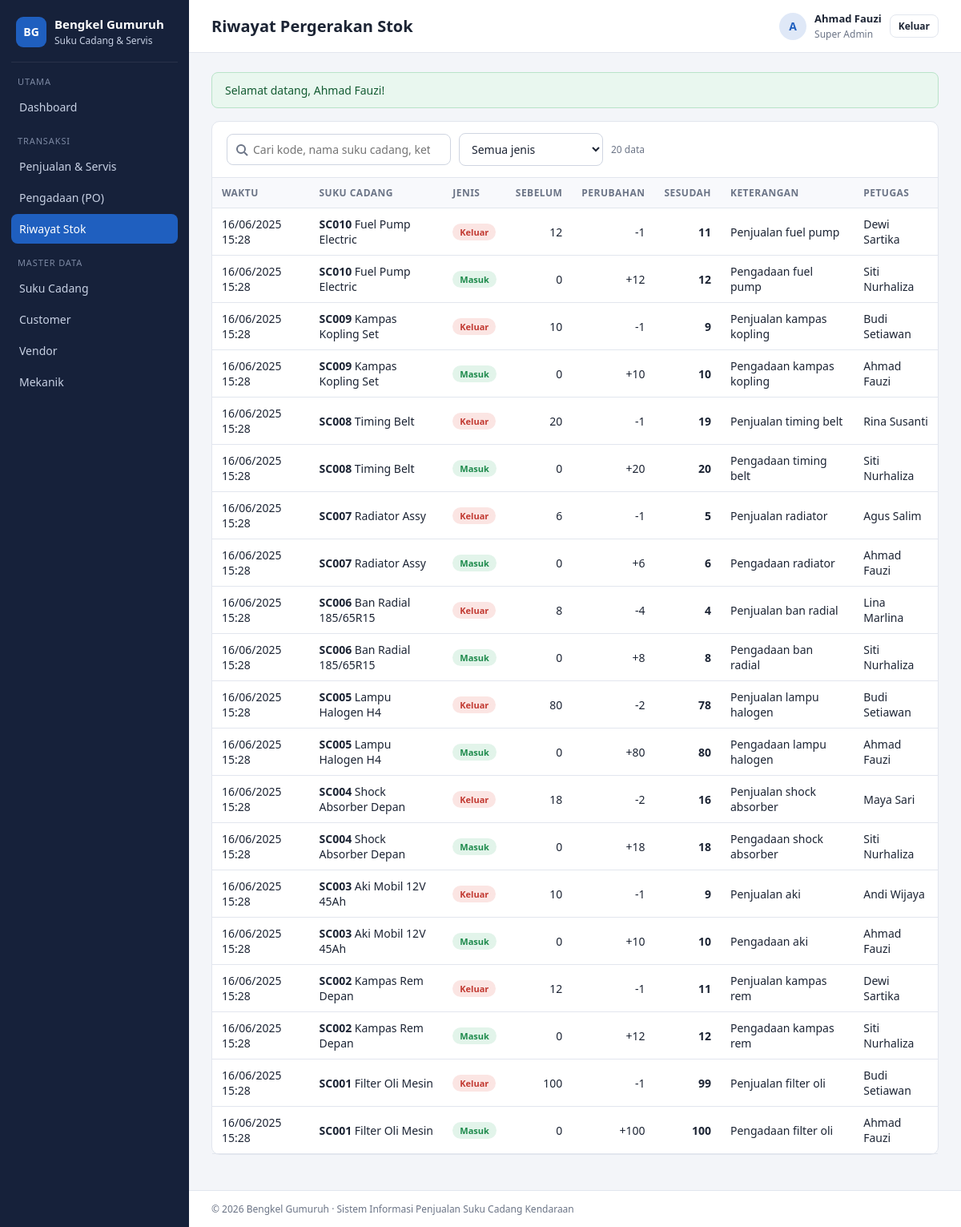
The app's page /stok.php (signed in) with its own data.
### tables this page shows
CREATE TABLE `stok_movement`  (
  `id_movement` int NOT NULL AUTO_INCREMENT,
  `id_suku_cadang` int NULL DEFAULT NULL,
  `jenis_movement` enum('masuk','keluar','adjustment','retur') NULL DEFAULT NULL,
  `qty_before` int NOT NULL,
  `qty_change` int NOT NULL,
  `qty_after` int NOT NULL,
  `referensi_type` enum('pengadaan','penjualan','adjustment','retur') NULL DEFAULT NULL,
  `referensi_id` int NULL DEFAULT NULL COMMENT 'ID dari tabel referensi_type',
  `keterangan` text NULL,
  `created_at` timestamp NULL DEFAULT CURRENT_TIMESTAMP,
  `created_by` int NULL DEFAULT NULL,
  `updated_at` timestamp NULL DEFAULT CURRENT_TIMESTAMP ON UPDATE CURRENT_TIMESTAMP,
  `updated_by` int NULL DEFAULT NULL,
  `id_pengguna` int NULL DEFAULT NULL,
  PRIMARY KEY (`id_movement`) USING BTREE,
  INDEX `id_suku_cadang`(`id_suku_cadang` ASC) USING BTREE,
  INDEX `id_pengguna`(`id_pengguna` ASC) USING BTREE,
  INDEX `created_by`(`created_by` ASC) USING BTREE,
  INDEX `updated_by`(`updated_by` ASC) USING BTREE,
  INDEX `idx_stok_movement_tanggal`(`created_at` ASC) USING BTREE,
  CONSTRAINT `stok_movement_ibfk_1` FOREIGN KEY (`id_suku_cadang`) REFERENCES `suku_cadang` (`id_suku_cadang`) ON DELETE RESTRICT ON UPDATE RESTRICT,
  CONSTRAINT `stok_movement_ibfk_2` FOREIGN KEY (`id_pengguna`) REFERENCES `pengguna` (`id`) ON DELETE RESTRICT ON UPDATE RESTRICT,
  CONSTRAINT `stok_movement_ibfk_3` FOREIGN KEY (`created_by`) REFERENCES `pengguna` (`id`) ON DELETE RESTRICT ON UPDATE RESTRICT,
  CONSTRAINT `stok_movement_ibfk_4` FOREIGN KEY (`updated_by`) REFERENCES `pengguna` (`id`) ON DELETE RESTRICT ON UPDATE RESTRICT
);

CREATE TABLE `suku_cadang`  (
  `id_suku_cadang` int NOT NULL AUTO_INCREMENT,
  `kode_suku_cadang` varchar(50) NOT NULL,
  `nama_suku_cadang` varchar(100) NOT NULL,
  `merk_kendaraan` varchar(50) NULL DEFAULT NULL COMMENT 'Toyota, Honda, Suzuki, dll',
  `model_kendaraan` varchar(50) NULL DEFAULT NULL COMMENT 'Avanza, Jazz, Ertiga, dll',
  `tahun_kendaraan` varchar(20) NULL DEFAULT NULL COMMENT '2015-2020',
  `kategori` varchar(50) NULL DEFAULT NULL COMMENT 'Mesin, Transmisi, AC, Rem, dll',
  `sub_kategori` varchar(50) NULL DEFAULT NULL COMMENT 'Filter oli, kampas rem, dll',
  `satuan` varchar(20) NULL DEFAULT NULL COMMENT 'pcs, set, liter, dll',
  `harga_beli` decimal(12, 2) NOT NULL,
  `harga_jual` decimal(12, 2) NOT NULL,
  `margin_keuntungan` decimal(5, 2) NULL DEFAULT NULL COMMENT 'Dalam persen',
  `stok_minimum` int NULL DEFAULT 5,
  `stok_maksimum` int NULL DEFAULT 100,
  `stok_saat_ini` int NULL DEFAULT 0,
  `lokasi_penyimpanan` varchar(50) NULL DEFAULT NULL,
  `berat` decimal(8, 2) NULL DEFAULT NULL COMMENT 'Dalam gram',
  `dimensi` varchar(50) NULL DEFAULT NULL COMMENT 'PxLxT dalam cm',
  `deskripsi` text NULL,
  `foto_suku_cadang` longtext NULL,
  `garansi_bulan` int NULL DEFAULT NULL,
  `status_produk` tinyint NULL DEFAULT 1 COMMENT '1=aktif, 0=nonaktif',
  `created_at` timestamp NULL DEFAULT CURRENT_TIMESTAMP,
  `created_by` int NULL DEFAULT NULL,
  `updated_at` timestamp NULL DEFAULT CURRENT_TIMESTAMP ON UPDATE CURRENT_TIMESTAMP,
  `updated_by` int NULL DEFAULT NULL,
  `id_vendor` int NULL DEFAULT NULL,
  PRIMARY KEY (`id_suku_cadang`) USING BTREE,
  UNIQUE INDEX `kode_suku_cadang`(`kode_suku_cadang` ASC) USING BTREE,
  INDEX `id_vendor`(`id_vendor` ASC) USING BTREE,
  INDEX `created_by`(`created_by` ASC) USING BTREE,
  INDEX `updated_by`(`updated_by` ASC) USING BTREE,
  INDEX `idx_suku_cadang_kode`(`kode_suku_cadang` ASC) USING BTREE,
  INDEX `idx_suku_cadang_nama`(`nama_suku_cadang` ASC) USING BTREE,
  CONSTRAINT `suku_cadang_ibfk_1` FOREIGN KEY (`id_vendor`) REFERENCES `vendor` (`id_vendor`) ON DELETE RESTRICT ON UPDATE RESTRICT,
  CONSTRAINT `suku_cadang_ibfk_2` FOREIGN KEY (`created_by`) REFERENCES `pengguna` (`id`) ON DELETE RESTRICT ON UPDATE RESTRICT,
  CONSTRAINT `suku_cadang_ibfk_3` FOREIGN KEY (`updated_by`) REFERENCES `pengguna` (`id`) ON DELETE RESTRICT ON UPDATE RESTRICT
);

CREATE TABLE `pengguna`  (
  `id` int NOT NULL AUTO_INCREMENT,
  `nama_pengguna` varchar(100) NOT NULL,
  `nik_pengguna` varchar(16) NOT NULL,
  `email_pengguna` varchar(50) NOT NULL,
  `password` varchar(255) NOT NULL,
  `jabatan` varchar(50) NOT NULL,
  `role` tinyint NULL DEFAULT NULL COMMENT '1=Super Admin, 2=Bendahara, 3=Kasir',
  `status` tinyint NULL DEFAULT 1 COMMENT '1=aktif, 0=nonaktif',
  `no_telepon` varchar(15) NULL DEFAULT NULL,
  `alamat` text NULL,
  `tanggal_lahir` date NULL DEFAULT NULL,
  `foto_profil` longtext NULL,
  `last_login` timestamp NULL DEFAULT NULL,
  `created_at` timestamp NULL DEFAULT CURRENT_TIMESTAMP,
  `created_by` int NULL DEFAULT NULL,
  `updated_at` timestamp NULL DEFAULT CURRENT_TIMESTAMP ON UPDATE CURRENT_TIMESTAMP,
  `updated_by` int NULL DEFAULT NULL,
  `id_bengkel` int NULL DEFAULT NULL,
  PRIMARY KEY (`id`) USING BTREE,
  UNIQUE INDEX `nik_pengguna`(`nik_pengguna` ASC) USING BTREE,
  UNIQUE INDEX `email_pengguna`(`email_pengguna` ASC) USING BTREE,
  INDEX `id_bengkel`(`id_bengkel` ASC) USING BTREE,
  INDEX `created_by`(`created_by` ASC) USING BTREE,
  INDEX `updated_by`(`updated_by` ASC) USING BTREE,
  INDEX `idx_pengguna_email`(`email_pengguna` ASC) USING BTREE,
  INDEX `idx_pengguna_nik`(`nik_pengguna` ASC) USING BTREE,
  CONSTRAINT `pengguna_ibfk_1` FOREIGN KEY (`id_bengkel`) REFERENCES `bengkel` (`id_bengkel`) ON DELETE RESTRICT ON UPDATE RESTRICT,
  CONSTRAINT `pengguna_ibfk_2` FOREIGN KEY (`created_by`) REFERENCES `pengguna` (`id`) ON DELETE RESTRICT ON UPDATE RESTRICT,
  CONSTRAINT `pengguna_ibfk_3` FOREIGN KEY (`updated_by`) REFERENCES `pengguna` (`id`) ON DELETE RESTRICT ON UPDATE RESTRICT
);

### includes/bootstrap.php (called while the page is built, shortened)
<?php
require_once BASE_PATH . '/includes/helpers.php';
require_once BASE_PATH . '/includes/ajax.php';
function db(): PDO
{
    static $pdo = null;
    if ($pdo === null) {
        $cfg = require BASE_PATH . '/config/database.php';
        $dsn = sprintf(
            'mysql:host=%s;port=%s;dbname=%s;charset=%s',
            $cfg['host'],
            $cfg['port'],
            $cfg['database'],
            $cfg['charset']
        );
        $pdo = new PDO($dsn, $cfg['username'], $cfg['password'], [
            PDO::ATTR_ERRMODE            => PDO::ERRMODE_EXCEPTION,
            PDO::ATTR_DEFAULT_FETCH_MODE => PDO::FETCH_ASSOC,
            PDO::ATTR_EMULATE_PREPARES   => false,
        ]);
    }
    return $pdo;
}

### stok.php (the view, shortened to what this page needs)
<?php
require __DIR__ . '/includes/bootstrap.php';
$q     = trim($_GET['q'] ?? '');
$sql = 'SELECT sm.*, s.kode_suku_cadang, s.nama_suku_cadang, p.nama_pengguna
          FROM stok_movement sm
          JOIN suku_cadang s ON s.id_suku_cadang = sm.id_suku_cadang
          LEFT JOIN pengguna p ON p.id = sm.id_pengguna
         WHERE 1 = 1';
$param = [];
$sql .= ' ORDER BY sm.created_at DESC, sm.id_movement DESC LIMIT 200';
$stmt = db()->prepare($sql);
$stmt->execute($param);
$data = $stmt->fetchAll();
$renderBaris = function (array $data): void {
    foreach ($data as $m): ?>
        <tr>
            <td><?= e(date('d/m/Y H:i', strtotime($m['created_at']))) ?></td>
            <td><strong><?= e($m['kode_suku_cadang']) ?></strong> <?= e($m['nama_suku_cadang']) ?></td>
            <td><?= badge((string) $m['jenis_movement']) ?></td>
            <td class="num"><?= (int) $m['qty_before'] ?></td>
            <td class="num"><?= $m['qty_change'] > 0 ? '+' : '' ?><?= (int) $m['qty_change'] ?></td>
            <td class="num"><strong><?= (int) $m['qty_after'] ?></strong></td>
            <td><?= e($m['keterangan']) ?></td>
            <td><?= e($m['nama_pengguna']) ?></td>
        </tr>
    <?php endforeach;
    if (!$data): ?><tr><td colspan="8" class="hint">Belum ada pergerakan stok.</td></tr><?php endif;
};
$judul = 'Riwayat Pergerakan Stok';
require __DIR__ . '/includes/header.php';
?>
<div class="card">
    <div class="card-header">
        <form class="filters live-form" method="get">
            <?= kotak_cari($q, 'Cari kode, nama suku cadang, keterangan…') ?>
            <select name="jenis">
                <option value="">Semua jenis</option>
            </select>
            <span class="hint live-count"><?= count($data) ?> data</span>
        </form>
    </div>
    <div class="table-wrap">
        <table>
            <thead><tr><th>Waktu</th><th>Suku Cadang</th><th>Jenis</th><th class="num">Sebelum</th><th class="num">Perubahan</th><th class="num">Sesudah</th><th>Keterangan</th><th>Petugas</th></tr></thead>
            <tbody id="hasil"><?php $renderBaris($data); ?></tbody>
        </table>
    </div>
</div>
<?php require __DIR__ . '/includes/footer.php'; ?>

### includes/header.php (shortened to what this page needs)
<?php
$user = pengguna();
?>
<!doctype html>
<html lang="id">
<head>
    <link rel="stylesheet" href="assets/css/style.css">
</head>
<body>
<div class="layout">
    <aside class="sidebar">
        <div class="brand">
            <span class="brand-mark">BG</span>
            <div>
                <strong><?= APP_NAME ?></strong>
                <small>Suku Cadang &amp; Servis</small>
            </div>
        </div>
        <nav>
            <p class="nav-label">Utama</p>
            <a href="index.php"<?= aktif('index') ?>>Dashboard</a>
            <p class="nav-label">Transaksi</p>
            <a href="penjualan.php"<?= aktif('penjualan') ?>>Penjualan &amp; Servis</a>
            <?php if (in_array((int) $user['role'], [ROLE_SUPER_ADMIN, ROLE_BENDAHARA], true)): ?>
                <a href="pengadaan.php"<?= aktif('pengadaan') ?>>Pengadaan (PO)</a>
            <?php endif; ?>
            <a href="stok.php"<?= aktif('stok') ?>>Riwayat Stok</a>
            <p class="nav-label">Master Data</p>
            <a href="suku_cadang.php"<?= aktif('suku_cadang') ?>>Suku Cadang</a>
            <a href="customer.php"<?= aktif('customer') ?>>Customer</a>
            <a href="vendor.php"<?= aktif('vendor') ?>>Vendor</a>
            <a href="mekanik.php"<?= aktif('mekanik') ?>>Mekanik</a>
        </nav>
    </aside>
    <div class="main">
        <header class="topbar">
            <h1><?= e($judul ?? 'Dashboard') ?></h1>
            <div class="user">
                <span class="avatar"><?= e(mb_substr($user['nama_pengguna'], 0, 1)) ?></span>
                <div>
                    <strong><?= e($user['nama_pengguna']) ?></strong>
                    <small><?= e(nama_role((int) $user['role'])) ?></small>
                </div>
                <a class="btn btn-light btn-sm" href="logout.php">Keluar</a>
            </div>
        </header>
        <main class="content">
            <?php foreach (ambil_flash() as $f): ?>
                <div class="alert alert-<?= e($f['type']) ?>"><?= e($f['message']) ?></div>
            <?php endforeach; ?>

### includes/ajax.php (shortened to what this page needs)
<?php
function kotak_cari(string $q, string $placeholder): string
{
    return '<input type="search" name="q" class="live-search" data-target="#hasil" value="' . e($q)
        . '" placeholder="' . e($placeholder) . '" autocomplete="off">';
}

### includes/helpers.php (shortened to what this page needs)
<?php
function e(?string $value): string
{
    return htmlspecialchars((string) $value, ENT_QUOTES, 'UTF-8');
}
function ambil_flash(): array
{
    $pesan = $_SESSION['flash'] ?? [];
    return $pesan;
}
function pengguna(): ?array
{
    return $_SESSION['pengguna'] ?? null;
}
function nama_role(int $role): string
{
    return [
        ROLE_SUPER_ADMIN => 'Super Admin',
        ROLE_BENDAHARA   => 'Bendahara',
        ROLE_KASIR       => 'Kasir',
    ][$role] ?? 'Pengguna';
}
function badge(string $status): string
{
    $warna = [
        'paid' => 'success', 'selesai' => 'success', 'diambil' => 'muted', 'completed' => 'success',
        'aktif' => 'success', 'masuk' => 'success',
        'unpaid' => 'danger', 'cancelled' => 'danger', 'keluar' => 'danger',
        'partial' => 'warning', 'antri' => 'warning', 'ordered' => 'warning', 'draft' => 'muted',
        'dikerjakan' => 'info', 'delivered' => 'info', 'adjustment' => 'info', 'retur' => 'warning',
        'vip' => 'warning', 'premium' => 'info', 'reguler' => 'muted',
    ][$status] ?? 'muted';
    $label = [
        'paid' => 'Lunas', 'unpaid' => 'Belum Bayar', 'partial' => 'Sebagian',
    ][$status] ?? ucfirst($status);
    return '<span class="badge badge-' . $warna . '">' . e($label) . '</span>';
}
function aktif(string $halaman): string
{
    $sekarang = basename($_SERVER['SCRIPT_NAME'], '.php');
    return str_starts_with($sekarang, $halaman) ? ' class="active"' : '';
}

### includes/footer.php (shortened to what this page needs)
        </main>
        <footer class="footer">
            &copy; <?= date('Y') ?> <?= APP_NAME ?> · Sistem Informasi Penjualan Suku Cadang Kendaraan
        </footer>
    </div>
</div>
</body>
</html>

### assets/css/style.css (style rules this page uses)
:root { --bg: #f3f5f9; --surface: #ffffff; --ink: #1c2434; --muted: #6b7486; --line: #e2e6ee; --primary: #1f5fbf; --primary-dark: #174a96; --sidebar: #16213a; --sidebar-ink: #c7d0e3; --success: #1e8a4c; --danger: #c23a32; --warning: #b9770e; --info: #1b7f9c; --radius: 10px; }
* { box-sizing: border-box; }
body { margin: 0; font-family: "Segoe UI", system-ui, -apple-system, Roboto, Arial, sans-serif; font-size: 14px; color: var(--ink); background: var(--bg); }
a { color: var(--primary); text-decoration: none; }
.layout { display: flex; min-height: 100vh; }
.sidebar { width: 236px; flex-shrink: 0; background: var(--sidebar); color: var(--sidebar-ink); padding: 20px 14px; }
.brand { display: flex; align-items: center; gap: 10px; padding: 0 6px 18px; border-bottom: 1px solid rgba(255,255,255,.08); }
.brand strong { color: #fff; display: block; font-size: 15px; }
.brand small { color: var(--sidebar-ink); font-size: 12px; }
.brand-mark { width: 38px; height: 38px; border-radius: 9px; display: grid; place-items: center; background: var(--primary); color: #fff; font-weight: 700; }
.sidebar nav { margin-top: 10px; }
.nav-label { text-transform: uppercase; font-size: 11px; letter-spacing: .08em; color: #7d89a3; margin: 16px 8px 6px; }
.sidebar nav a { display: block; padding: 9px 10px; border-radius: 8px; color: var(--sidebar-ink); margin-bottom: 2px; }
.sidebar nav a.active { background: var(--primary); color: #fff; }
.main { flex: 1; display: flex; flex-direction: column; min-width: 0; }
.topbar { display: flex; justify-content: space-between; align-items: center; background: var(--surface); border-bottom: 1px solid var(--line); padding: 14px 28px; }
.topbar h1 { font-size: 20px; margin: 0; }
.user { display: flex; align-items: center; gap: 10px; }
.user strong { display: block; font-size: 13px; }
.user small { color: var(--muted); font-size: 12px; }
.avatar { width: 34px; height: 34px; border-radius: 50%; background: #dfe8f7; color: var(--primary); font-weight: 700; display: grid; place-items: center; }
.content { padding: 24px 28px; flex: 1; }
.footer { padding: 14px 28px; color: var(--muted); font-size: 12px; border-top: 1px solid var(--line); background: var(--surface); }
.card { background: var(--surface); border: 1px solid var(--line); border-radius: var(--radius); margin-bottom: 20px; }
.card-header { padding: 14px 18px; border-bottom: 1px solid var(--line); display: flex; justify-content: space-between; align-items: center; gap: 12px; }
table { width: 100%; border-collapse: collapse; }
th, td { padding: 10px 12px; border-bottom: 1px solid var(--line); text-align: left; vertical-align: middle; }
th { font-size: 12px; text-transform: uppercase; letter-spacing: .04em; color: var(--muted); background: #f8f9fc; }
td.num, th.num { text-align: right; white-space: nowrap; }
.table-wrap { overflow-x: auto; }
.badge { display: inline-block; padding: 3px 9px; border-radius: 999px; font-size: 11px; font-weight: 600; }
.badge-success { background: #e2f4ea; color: var(--success); }
.badge-danger { background: #fbe5e3; color: var(--danger); }
.btn { display: inline-block; border: 1px solid transparent; border-radius: 8px; padding: 9px 16px; font: inherit; font-weight: 600; cursor: pointer; background: var(--primary); color: #fff; }
.btn-light { background: #fff; border-color: var(--line); color: var(--ink); }
.btn-sm { padding: 5px 10px; font-size: 12px; }
input, select, textarea { width: 100%; padding: 9px 11px; font: inherit; color: var(--ink); border: 1px solid #cfd5e1; border-radius: 8px; background: #fff; }
.filters { display: flex; gap: 10px; align-items: center; }
.filters input, .filters select { width: auto; min-width: 180px; }
.hint { color: var(--muted); font-size: 12px; }
.filters .live-search { min-width: 280px; padding-left: 32px; }
.alert { padding: 12px 16px; border-radius: 8px; margin-bottom: 16px; border: 1px solid; }
.alert-success { background: #e9f7ef; border-color: #b9e3c9; color: #145c33; }

### records on screen
stok_movement: created_at "16/06/2025 15:28", id_suku_cadang.kode_suku_cadang "SC010", id_suku_cadang.nama_suku_cadang "Fuel Pump Electric", jenis_movement "Keluar", qty_before "12", qty_change "-1", qty_after "11", keterangan "Penjualan fuel pump", id_pengguna.nama_pengguna "Dewi Sartika"
stok_movement: created_at "16/06/2025 15:28", id_suku_cadang.kode_suku_cadang "SC010", id_suku_cadang.nama_suku_cadang "Fuel Pump Electric", jenis_movement "Masuk", qty_before "0", qty_change "12", qty_after "12", keterangan "Pengadaan fuel pump", id_pengguna.nama_pengguna "Siti Nurhaliza"
stok_movement: created_at "16/06/2025 15:28", id_suku_cadang.kode_suku_cadang "SC009", id_suku_cadang.nama_suku_cadang "Kampas Kopling Set", jenis_movement "Keluar", qty_before "10", qty_change "-1", qty_after "9", keterangan "Penjualan kampas kopling", id_pengguna.nama_pengguna "Budi Setiawan"
stok_movement: created_at "16/06/2025 15:28", id_suku_cadang.kode_suku_cadang "SC009", id_suku_cadang.nama_suku_cadang "Kampas Kopling Set", jenis_movement "Masuk", qty_before "0", qty_change "10", qty_after "10", keterangan "Pengadaan kampas kopling", id_pengguna.nama_pengguna "Ahmad Fauzi"
stok_movement: created_at "16/06/2025 15:28", id_suku_cadang.kode_suku_cadang "SC008", id_suku_cadang.nama_suku_cadang "Timing Belt", jenis_movement "Keluar", qty_before "20", qty_change "-1", qty_after "19", keterangan "Penjualan timing belt", id_pengguna.nama_pengguna "Rina Susanti"
stok_movement: created_at "16/06/2025 15:28", id_suku_cadang.kode_suku_cadang "SC008", id_suku_cadang.nama_suku_cadang "Timing Belt", jenis_movement "Masuk", qty_before "0", qty_change "20", qty_after "20", keterangan "Pengadaan timing belt", id_pengguna.nama_pengguna "Siti Nurhaliza"
stok_movement: created_at "16/06/2025 15:28", id_suku_cadang.kode_suku_cadang "SC007", id_suku_cadang.nama_suku_cadang "Radiator Assy", jenis_movement "Keluar", qty_before "6", qty_change "-1", qty_after "5", keterangan "Penjualan radiator", id_pengguna.nama_pengguna "Agus Salim"
stok_movement: created_at "16/06/2025 15:28", id_suku_cadang.kode_suku_cadang "SC007", id_suku_cadang.nama_suku_cadang "Radiator Assy", jenis_movement "Masuk", qty_before "0", qty_change "6", qty_after "6", keterangan "Pengadaan radiator", id_pengguna.nama_pengguna "Ahmad Fauzi"
stok_movement: created_at "16/06/2025 15:28", id_suku_cadang.kode_suku_cadang "SC006", id_suku_cadang.nama_suku_cadang "Ban Radial 185/65R15", jenis_movement "Keluar", qty_before "8", qty_change "-4", qty_after "4", keterangan "Penjualan ban radial", id_pengguna.nama_pengguna "Lina Marlina"
stok_movement: created_at "16/06/2025 15:28", id_suku_cadang.kode_suku_cadang "SC006", id_suku_cadang.nama_suku_cadang "Ban Radial 185/65R15", jenis_movement "Masuk", qty_before "0", qty_change "8", qty_after "8", keterangan "Pengadaan ban radial", id_pengguna.nama_pengguna "Siti Nurhaliza"
stok_movement: created_at "16/06/2025 15:28", id_suku_cadang.kode_suku_cadang "SC005", id_suku_cadang.nama_suku_cadang "Lampu Halogen H4", jenis_movement "Keluar", qty_before "80", qty_change "-2", qty_after "78", keterangan "Penjualan lampu halogen", id_pengguna.nama_pengguna "Budi Setiawan"
stok_movement: created_at "16/06/2025 15:28", id_suku_cadang.kode_suku_cadang "SC005", id_suku_cadang.nama_suku_cadang "Lampu Halogen H4", jenis_movement "Masuk", qty_before "0", qty_change "80", qty_after "80", keterangan "Pengadaan lampu halogen", id_pengguna.nama_pengguna "Ahmad Fauzi"
stok_movement: created_at "16/06/2025 15:28", id_suku_cadang.kode_suku_cadang "SC004", id_suku_cadang.nama_suku_cadang "Shock Absorber Depan", jenis_movement "Keluar", qty_before "18", qty_change "-2", qty_after "16", keterangan "Penjualan shock absorber", id_pengguna.nama_pengguna "Maya Sari"
stok_movement: created_at "16/06/2025 15:28", id_suku_cadang.kode_suku_cadang "SC004", id_suku_cadang.nama_suku_cadang "Shock Absorber Depan", jenis_movement "Masuk", qty_before "0", qty_change "18", qty_after "18", keterangan "Pengadaan shock absorber", id_pengguna.nama_pengguna "Siti Nurhaliza"
stok_movement: created_at "16/06/2025 15:28", id_suku_cadang.kode_suku_cadang "SC003", id_suku_cadang.nama_suku_cadang "Aki Mobil 12V 45Ah", jenis_movement "Keluar", qty_before "10", qty_change "-1", qty_after "9", keterangan "Penjualan aki", id_pengguna.nama_pengguna "Andi Wijaya"
stok_movement: created_at "16/06/2025 15:28", id_suku_cadang.kode_suku_cadang "SC003", id_suku_cadang.nama_suku_cadang "Aki Mobil 12V 45Ah", jenis_movement "Masuk", qty_before "0", qty_change "10", qty_after "10", keterangan "Pengadaan aki", id_pengguna.nama_pengguna "Ahmad Fauzi"
stok_movement: created_at "16/06/2025 15:28", id_suku_cadang.kode_suku_cadang "SC002", id_suku_cadang.nama_suku_cadang "Kampas Rem Depan", jenis_movement "Keluar", qty_before "12", qty_change "-1", qty_after "11", keterangan "Penjualan kampas rem", id_pengguna.nama_pengguna "Dewi Sartika"
stok_movement: created_at "16/06/2025 15:28", id_suku_cadang.kode_suku_cadang "SC002", id_suku_cadang.nama_suku_cadang "Kampas Rem Depan", jenis_movement "Masuk", qty_before "0", qty_change "12", qty_after "12", keterangan "Pengadaan kampas rem", id_pengguna.nama_pengguna "Siti Nurhaliza"
stok_movement: created_at "16/06/2025 15:28", id_suku_cadang.kode_suku_cadang "SC001", id_suku_cadang.nama_suku_cadang "Filter Oli Mesin", jenis_movement "Keluar", qty_before "100", qty_change "-1", qty_after "99", keterangan "Penjualan filter oli", id_pengguna.nama_pengguna "Budi Setiawan"
stok_movement: created_at "16/06/2025 15:28", id_suku_cadang.kode_suku_cadang "SC001", id_suku_cadang.nama_suku_cadang "Filter Oli Mesin", jenis_movement "Masuk", qty_before "0", qty_change "100", qty_after "100", keterangan "Pengadaan filter oli", id_pengguna.nama_pengguna "Ahmad Fauzi"

### other values on screen
APP_NAME "Bengkel Gumuruh"
$judul "Riwayat Pergerakan Stok"
mb_substr($user['nama_pengguna'], 0, 1) "A"
$user['nama_pengguna'] "Ahmad Fauzi"
nama_role((int) $user['role']) "Super Admin"
$f['message'] "Selamat datang, Ahmad Fauzi!"
count($data) "20"
